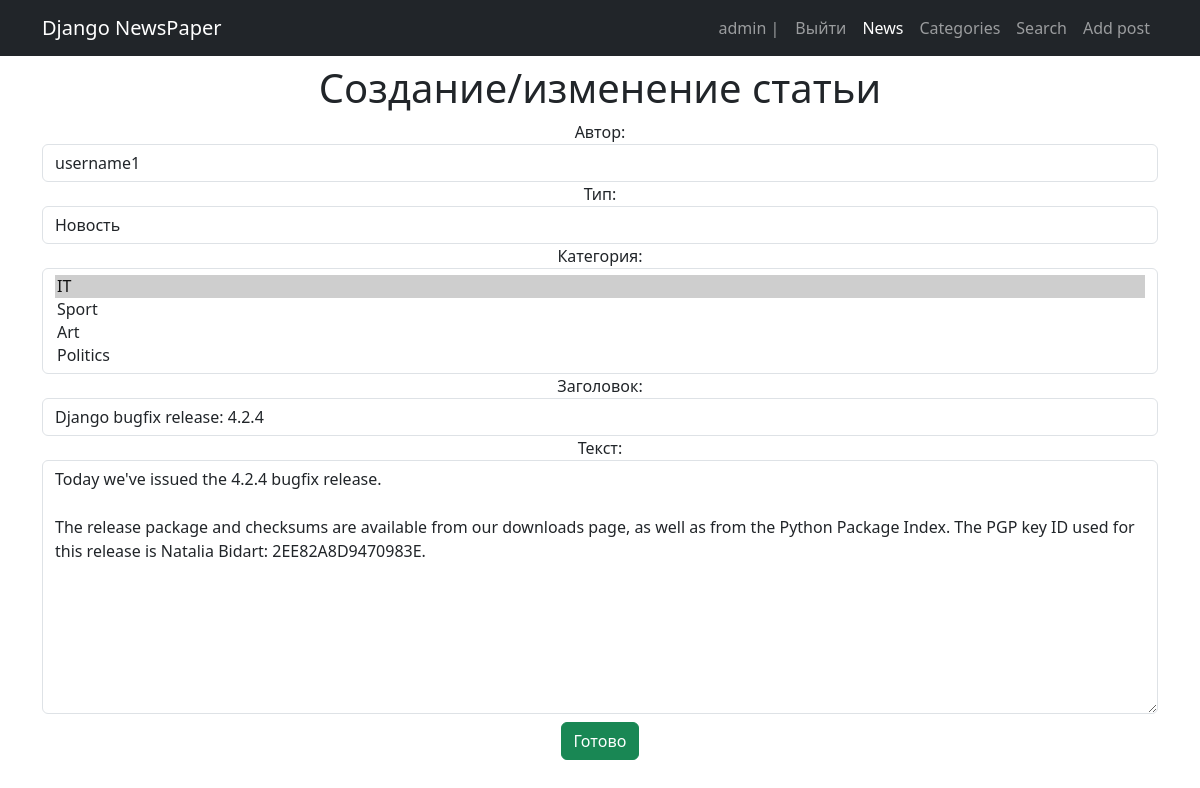
Screenshot of /news/25/edit/ (signed in) with the database file from the repository.
### news/models.py (models this page shows, shortened)
class Post(models.Model):
    ARTICLE = 'AR'
    NEWS = 'NW'
    POST_TYPE = [
        (ARTICLE, 'Статья'),
        (NEWS, 'Новость')
        ]
    author = models.ForeignKey(Author, on_delete=models.CASCADE, verbose_name='Автор')
    categoryType = models.CharField(max_length=2, choices=POST_TYPE, default=ARTICLE, verbose_name='Тип')
    dateCreation = models.DateTimeField(auto_now_add=True, verbose_name='Дата создания')
    postCategory = models.ManyToManyField(Category, through='PostCategory', verbose_name='Категория')
    title = models.CharField(max_length=128, verbose_name='Заголовок')
    text = models.TextField(verbose_name='Текст')
    rating = models.SmallIntegerField(default=0, verbose_name='Рейтинг')

### news/views.py (the view)
# urls.py: path('<int:pk>/edit/', PostUpdate.as_view(), name='post_update'),
class PostUpdate(PermissionRequiredMixin, UpdateView):
    permission_required = ('news.change_post', )
    template_name = 'post_create.html'
    form_class = AddPostForm
    def get_object(self, **kwargs):
        id = self.kwargs.get('pk')
        return Post.objects.get(pk=id)

### news/forms.py
class AddPostForm(ModelForm):
    class Meta:
        model = Post
        exclude = ['rating']
        widgets = {
            'author': forms.Select(attrs={
                'class': 'form-control'
            }),
            'categoryType': forms.Select(attrs={
                'class': 'form-control'
            }),
            'postCategory': forms.SelectMultiple(attrs={
                'class': 'form-control'
            }),
            'title': forms.TextInput(attrs={
                'class': 'form-control'
            }),
            'text': forms.Textarea(attrs={
                'class': 'form-control'
            }),
        }

### news/models.py (called while the page is built)
    def __str__(self) -> str:
        return self.authorUser.username

    def __str__(self) -> str:
        return self.categoryName

### templates/post_create.html (shortened to what this page needs)
{% extends 'default.html' %}
{% block content %}
<h1>Создание/изменение статьи</h1>
<form method="POST">
    {{ form }}
    <input class="btn btn-success mt-2" type="submit" value="Готово">
</form>
{% endblock content %}

### templates/default.html (shortened to what this page needs)
{% load static %}
<!DOCTYPE html>
<html lang="en">
<head>
    <link href="https://cdn.jsdelivr.net/npm/bootstrap@5.3.0-alpha1/dist/css/bootstrap.min.css" rel="stylesheet"
>
</head>
<body>
    <nav class="navbar navbar-expand-lg navbar-dark bg-dark">
        <div class="container">
            <a class="navbar-brand" href="{% url 'news' %}">Django NewsPaper</a>
            <div class="collapse navbar-collapse" id="navbarSupportedContent">
                <ul class="navbar-nav ms-auto mb-2 mb-lg-0">
                    {% if request.user.is_authenticated %}
                    <li class="nav-item"><a class="nav-link" href="{% url 'index' %}">{{user.username}} |</a></li>
                    <li class="nav-item"><a class="nav-link" href="{% url 'account_logout' %}">Выйти</a></li>
                    {% else %}
                    <li class="nav-item"><a class="nav-link" href="{% url 'account_signup' %}">Sign Up</a> | </li>
                    <li class="nav-item"></li><a class="nav-link" href="{% url 'account_login' %}">Sign In</a></li>
                    {% endif %}
                    <li class="nav-item"><a class="nav-link active" aria-current="page" href="{% url 'news' %}">News</a></li>
                    <li class="nav-item"><a class="nav-link" href="{% url 'categories' %}">Categories</a></li>
                    <li class="nav-item"><a class="nav-link" href="{% url 'search' %}">Search</a></li>
                    <li class="nav-item"><a class="nav-link" href="{% url 'post_create' %}">Add post</a></li>
                </ul>
            </div>
        </div>
    </nav>
    <div class="container">
        <div class="text-center mt-2">
            {% block content %}{% endblock content %}
        </div>
    </div>
</body>
</html>

### rows the page displays
Post: author "username1", categoryType "Новость", title "Django bugfix release: 4.2.4", text "Today we've issued the 4.2.4 bugfix release. The release package and checksums are available from our downloads page, as well as from the Python Package Index. The PGP key ID used for this release is Natalia Bidart: 2EE82A8D9470983E."

### other values shown
{{ user.username }} "admin"
